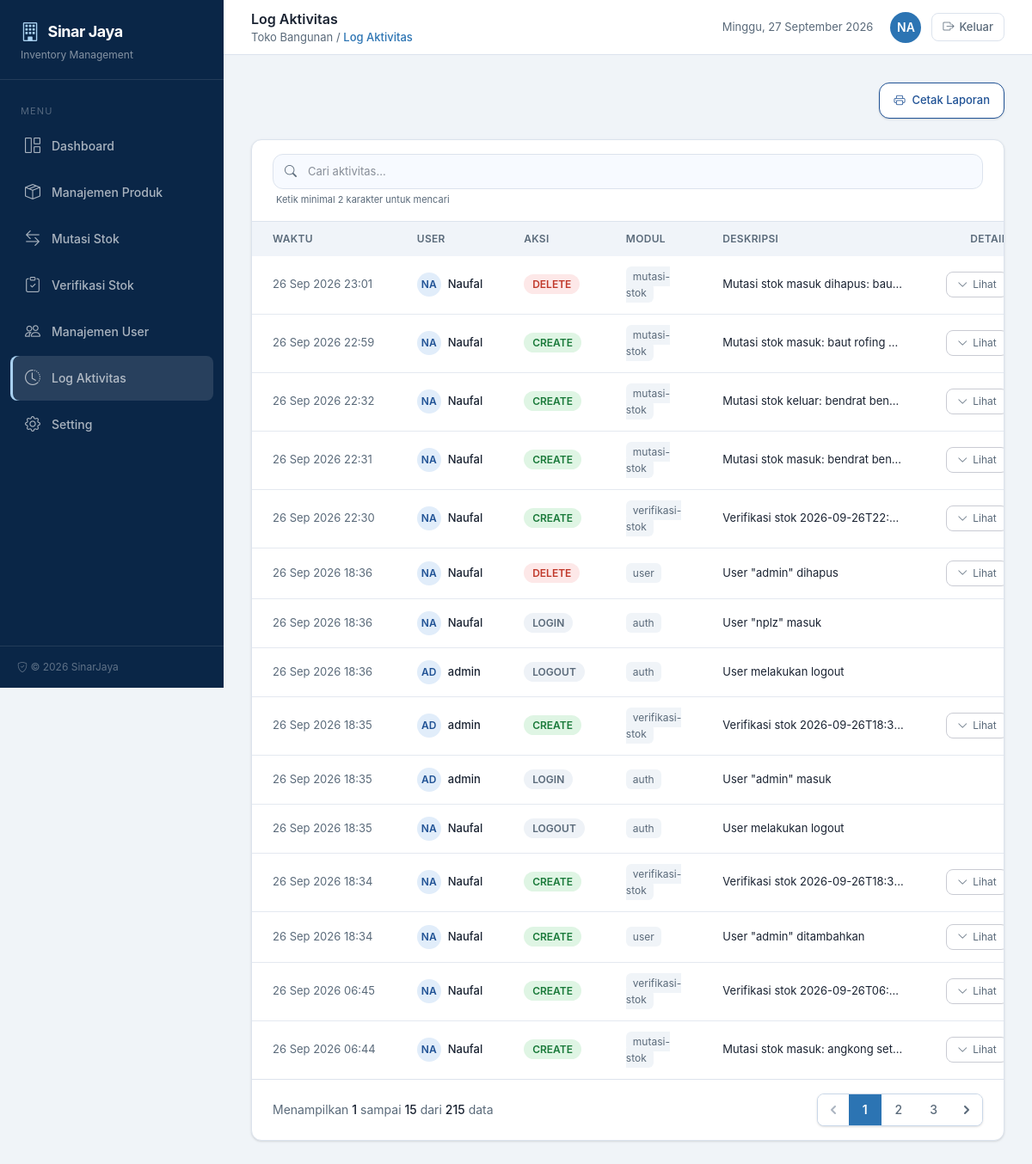
The page /log-aktivitas (signed in) on the database its author committed.
### tables this page shows
CREATE TABLE "log_aktivitas" ("id" integer primary key autoincrement not null, "id_user" integer, "aksi" varchar not null, "modul" varchar, "id_referensi" integer, "deskripsi" text not null, "data_perubahan" text, "created_at" datetime, "updated_at" datetime, "ip_address" varchar, "user_agent" varchar, foreign key("id_user") references "users"("id") on delete set null);

CREATE TABLE "users" ("id" integer primary key autoincrement not null, "username" varchar not null, "nama" varchar not null, "password" varchar not null, "remember_token" varchar, "created_at" datetime, "updated_at" datetime, "deleted_at" datetime);

### index.php (called while the page is built, shortened)
<?php
require_once __DIR__ . '/includes/db.php';
require_once __DIR__ . '/includes/helpers.php';
$uri = parse_url($_SERVER['REQUEST_URI'], PHP_URL_PATH);
$uri = rtrim($uri, '/') ?: '/';
$method = $_SERVER['REQUEST_METHOD'];
$routes = [
    'GET /'                               => ['action' => 'middleware',    'auth' => 'guest'],
    'GET /login'                          => ['page' => 'login',           'auth' => 'guest'],
    'POST /login'                         => ['action' => 'auth',          'auth' => 'guest'],
    'GET /logout'                         => ['action' => 'auth',          'auth' => 'auth', 'do' => 'logout'],
    'GET /dashboard'                      => ['page' => 'dashboard',       'auth' => 'auth'],
    'GET /produk'                         => ['page' => 'produk',          'auth' => 'auth'],
    'POST /produk'                        => ['action' => 'produk',        'auth' => 'auth'],
    'GET /mutasi-stok'                    => ['page' => 'mutasi-stok',     'auth' => 'auth'],
    'GET /mutasi-stok/detail'             => ['page' => 'mutasi-stok-detail', 'auth' => 'auth'],
    'GET /mutasi-stok/input'              => ['page' => 'mutasi-stok-input', 'auth' => 'auth'],
    'POST /mutasi-stok'                   => ['action' => 'mutasi',        'auth' => 'auth'],
    'POST /mutasi-stok/input'             => ['action' => 'mutasi',        'auth' => 'auth'],
    'GET /verifikasi-stok'                => ['page' => 'verifikasi-stok', 'auth' => 'auth'],
    'GET /verifikasi-stok/detail'         => ['page' => 'verifikasi-stok-detail', 'auth' => 'auth'],
    'GET /verifikasi-stok/input'          => ['page' => 'verifikasi-stok-input', 'auth' => 'auth'],
    'POST /verifikasi-stok'               => ['action' => 'verifikasi',    'auth' => 'auth'],
    'POST /verifikasi-stok/input'         => ['action' => 'verifikasi',    'auth' => 'auth'],
    'GET /manajemen-user'                 => ['page' => 'manajemen-user',  'auth' => 'auth'],
    'POST /manajemen-user'                => ['action' => 'user',          'auth' => 'auth'],
    'GET /log-aktivitas'                  => ['page' => 'log-aktivitas',   'auth' => 'auth'],
    'GET /cetak-mutasi'                   => ['page' => 'cetak-mutasi',    'auth' => 'auth'],
    'GET /cetak-log'                      => ['page' => 'cetak-log',       'auth' => 'auth'],
    'GET /setting'                        => ['page' => 'setting',         'auth' => 'auth'],
    'POST /setting'                       => ['action' => 'setting',       'auth' => 'auth'],
    'GET /api/produk-cascade'             => ['api' => 'produk-cascade', 'auth' => 'auth'],
];
$routeKey = $method . ' ' . $uri;
$route = $routes[$routeKey];
$pageFile = __DIR__ . '/pages/' . $route['page'] . '.php';
require $pageFile;

### includes/helpers.php (called while the page is built, shortened)
<?php
function sanitize(mixed $value): string
{
    return htmlspecialchars((string)$value, ENT_QUOTES, 'UTF-8');
}
function e(mixed $value): string
{
    return sanitize($value);
}
function avatar_initials(string $nama): string
{
    $words = explode(' ', trim($nama));
    return mb_strtoupper(mb_substr($nama, 0, 2));
}

### includes/db.php (called while the page is built, shortened)
<?php
require_once __DIR__ . '/migrations.php';
function db(): PDO
{
    return $GLOBALS['__pdo_singleton'];
}

### includes/migrations.php (called while the page is built, shortened)
<?php
function migrations_run(PDO $db): void
{
    static $ran = false;
    if ($ran) {
        return;
    }
    $ran = true;
}

### pages/log-aktivitas.php (the view, shortened to what this page needs)
<?php
$search = trim($_GET['search'] ?? '');
$where = '1=1';
$params = [];
$countSql = "SELECT COUNT(*) FROM log_aktivitas l WHERE {$where}";
$countStmt = db()->prepare($countSql);
$countStmt->execute($params);
$total = (int)$countStmt->fetchColumn();
$page = max(1, (int)($_GET['page'] ?? 1));
$perPage = 15;
$totalPages = max(1, (int)ceil($total / $perPage));
$page = min($page, $totalPages);
$offset = ($page - 1) * $perPage;
$sql = "SELECT l.*, us.nama as user_nama FROM log_aktivitas l
    LEFT JOIN users us ON us.id = l.id_user
    WHERE {$where}
    ORDER BY l.created_at DESC, l.id DESC
    LIMIT {$perPage} OFFSET {$offset}";
$stmt = db()->prepare($sql);
$stmt->execute($params);
$rows = $stmt->fetchAll(PDO::FETCH_ASSOC);
$pagination = [
    'rows' => $rows,
    'total' => $total,
    'page' => $page,
    'perPage' => $perPage,
    'totalPages' => $totalPages,
    'hasPages' => $totalPages > 1,
    'hasPrev' => $page > 1,
    'hasNext' => $page < $totalPages,
    'firstItem' => $total > 0 ? ($page - 1) * $perPage + 1 : 0,
    'lastItem' => min($page * $perPage, $total),
];
$detailId = isset($_GET['detail_id']) ? (int)$_GET['detail_id'] : null;
?>
<div class="space-y-6">
    <div class="flex flex-col sm:flex-row sm:items-center justify-end gap-4">
        <button onclick="window.openModalCetakLog()" type="button"
                class="inline-flex items-center gap-2 px-4 py-2.5 bg-white border border-[#205295] text-[#205295] text-[13px] font-medium rounded-xl hover:bg-[#e1edfa] transition shadow-sm">
            <i class="bi bi-printer"></i> Cetak Laporan
        </button>
    </div>
    <div class="bg-white rounded-xl shadow-sm border border-[#dce3ed] overflow-hidden">
        <div class="px-6 py-4 border-b border-[#dce3ed]">
            <form method="GET" action="/log-aktivitas" class="relative flex">
                <input type="text" name="search" value="<?= e($search) ?>"
                       placeholder="Cari aktivitas..."
                       minlength="2"
                       title="Ketik minimal 2 karakter untuk mencari"
                       class="w-full pl-10 pr-4 py-2.5 text-[13px] border border-[#dce3ed] rounded-xl focus:outline-none focus:ring-2 focus:ring-[#205295]/20 focus:border-[#205295] transition bg-[#f7faff]">
                <i class="bi bi-search absolute left-3.5 top-1/2 -translate-y-1/2 text-[#5a6a7a] text-sm"></i>
            </form>
            <p class="mt-1 text-[11px] text-[#5a6a7a] pl-1">Ketik minimal 2 karakter untuk mencari</p>
        </div>
        <div class="overflow-x-auto">
            <table class="w-full text-[13px]">
                <thead>
                    <tr class="text-left bg-[#f0f4f9] text-[#5a6a7a] text-xs uppercase tracking-wide">
                        <th class="px-6 py-3 font-semibold">Waktu</th>
                        <th class="px-6 py-3 font-semibold">User</th>
                        <th class="px-6 py-3 font-semibold">Aksi</th>
                        <th class="px-6 py-3 font-semibold">Modul</th>
                        <th class="px-6 py-3 font-semibold">Deskripsi</th>
                        <th class="px-6 py-3 font-semibold text-right">Detail</th>
                    </tr>
                </thead>
                <tbody class="divide-y divide-[#e4e9f0]">
                    <?php if (empty($rows)): ?>
                        <tr>
                            <td colspan="6" class="px-6 py-12 text-center text-[#5a6a7a]">
                                <i class="bi bi-clock-history text-4xl block mb-2 text-[#c3cbd5]"></i>
                                <?php if ($search !== ''): ?>
                                    Tidak ada data yang cocok dengan pencarian "<strong><?= e($search) ?></strong>".
                                <?php else: ?>
                                    Belum ada aktivitas.
                                <?php endif; ?>
                            </td>
                        </tr>
                    <?php else: ?>
                        <?php foreach ($rows as $row): ?>
                            <tr class="hover:bg-[#f7faff]">
                                <td class="px-6 py-3.5 text-[#5a6a7a] whitespace-nowrap"><?= e(date('d M Y H:i', strtotime($row['created_at']))) ?></td>
                                <td class="px-6 py-3.5">
                                    <div class="flex items-center gap-2">
                                        <div class="w-7 h-7 rounded-full bg-[#e1edfa] text-[#205295] flex items-center justify-center text-xs font-semibold"><?= e($row['user_nama'] ? avatar_initials($row['user_nama']) : 'S') ?></div>
                                        <?php if ($row['user_nama']): ?>
                                            <span class="font-medium text-[#1a2332]"><?= e($row['user_nama']) ?></span>
                                        <?php else: ?>
                                            <span class="text-[#5a6a7a]">Sistem</span>
                                        <?php endif; ?>
                                    </div>
                                </td>
                                <td class="px-6 py-3.5">
                                    <?php if ($row['aksi'] === 'CREATE'): ?>
                                        <span class="px-2.5 py-1 rounded-full bg-[#dff5e4] text-[#1a7a3a] text-xs font-semibold">CREATE</span>
                                    <?php elseif ($row['aksi'] === 'UPDATE'): ?>
                                        <span class="px-2.5 py-1 rounded-full bg-[#e1edfa] text-[#205295] text-xs font-semibold">UPDATE</span>
                                    <?php elseif ($row['aksi'] === 'DELETE'): ?>
                                        <span class="px-2.5 py-1 rounded-full bg-[#fde8e8] text-[#c0392b] text-xs font-semibold">DELETE</span>
                                    <?php else: ?>
                                        <span class="px-2.5 py-1 rounded-full bg-[#eef2f7] text-[#5a6a7a] text-xs font-semibold"><?= e($row['aksi']) ?></span>
                                    <?php endif; ?>
                                </td>
                                <td class="px-6 py-3.5"><span class="px-2 py-1 rounded-md bg-[#f0f4f8] text-[#5a6a7a] text-xs"><?= e($row['modul'] ?? '-') ?></span></td>
                                <td class="px-6 py-3.5 text-[#1a2332] max-w-[260px] truncate" title="<?= e($row['deskripsi']) ?>"><?= e($row['deskripsi']) ?></td>
                                <td class="px-6 py-3.5 text-right">
                                    <?php if (!empty($row['data_perubahan'])): ?>
                                        <?php
                                        $logHref = '/log-aktivitas';
                                        if ($detailId !== (int)$row['id']) $logHref .= ($search !== '' ? '&' : '?') . 'detail_id=' . (int)$row['id'];
                                        ?>
                                        <a href="<?= $logHref ?>"
                                           class="inline-flex items-center gap-1.5 px-3 py-1.5 rounded-lg border border-[#c9cbd3] text-[#5a6a7a] hover:text-[#2c74b3] hover:border-[#2c74b3] text-xs transition">
                                            <i class="bi <?= $detailId === (int)$row['id'] ? 'bi-chevron-up' : 'bi-chevron-down' ?>"></i>
                                            <?= $detailId === (int)$row['id'] ? 'Tutup' : 'Lihat' ?>
                                        </a>
                                    <?php else: ?>
                                        <span class="text-[#c3cbd5] text-xs">-</span>
                                    <?php endif; ?>
                                </td>
                            </tr>
                        <?php endforeach; ?>
                    <?php endif; ?>
                </tbody>
            </table>
        </div>
        <?php if ($pagination['hasPages']): ?>
            <div class="px-6 py-4 border-t border-[#dce3ed]">
                <?php require __DIR__ . '/../templates/components/pagination.php'; ?>
            </div>
        <?php endif; ?>
    </div>
</div>
<?php
require __DIR__ . '/../templates/app.php';

### rows shown on the page
log_aktivitas: created_at "26 Sep 2026 23:01", id_user.nama "NA", id_user.nama "Naufal", aksi "DELETE", modul "mutasi-stok", deskripsi "Mutasi stok masuk dihapus: bau…", shows "Lihat"
log_aktivitas: created_at "26 Sep 2026 22:59", id_user.nama "NA", id_user.nama "Naufal", aksi "CREATE", modul "mutasi-stok", deskripsi "Mutasi stok masuk: baut rofing…", shows "Lihat"
log_aktivitas: created_at "26 Sep 2026 22:32", id_user.nama "NA", id_user.nama "Naufal", aksi "CREATE", modul "mutasi-stok", deskripsi "Mutasi stok keluar: bendrat ben…", shows "Lihat"
log_aktivitas: created_at "26 Sep 2026 22:31", id_user.nama "NA", id_user.nama "Naufal", aksi "CREATE", modul "mutasi-stok", deskripsi "Mutasi stok masuk: bendrat ben…", shows "Lihat"
log_aktivitas: created_at "26 Sep 2026 22:30", id_user.nama "NA", id_user.nama "Naufal", aksi "CREATE", modul "verifikasi-stok", deskripsi "Verifikasi stok 2026-09-26T22:…", shows "Lihat"
log_aktivitas: created_at "26 Sep 2026 18:36", id_user.nama "NA", id_user.nama "Naufal", aksi "DELETE", modul "user", deskripsi "User \"admin\" dihapus", shows "Lihat"
log_aktivitas: created_at "26 Sep 2026 18:36", id_user.nama "NA", id_user.nama "Naufal", aksi "LOGIN", modul "auth", deskripsi "User \"nplz\" masuk"
log_aktivitas: created_at "26 Sep 2026 18:36", id_user.nama "AD", id_user.nama "admin", aksi "LOGOUT", modul "auth", deskripsi "User melakukan logout"
log_aktivitas: created_at "26 Sep 2026 18:35", id_user.nama "AD", id_user.nama "admin", aksi "CREATE", modul "verifikasi-stok", deskripsi "Verifikasi stok 2026-09-26T18:3…", shows "Lihat"
log_aktivitas: created_at "26 Sep 2026 18:35", id_user.nama "AD", id_user.nama "admin", aksi "LOGIN", modul "auth", deskripsi "User \"admin\" masuk"
log_aktivitas: created_at "26 Sep 2026 18:35", id_user.nama "NA", id_user.nama "Naufal", aksi "LOGOUT", modul "auth", deskripsi "User melakukan logout"
log_aktivitas: created_at "26 Sep 2026 18:34", id_user.nama "NA", id_user.nama "Naufal", aksi "CREATE", modul "verifikasi-stok", deskripsi "Verifikasi stok 2026-09-26T18:3…", shows "Lihat"
log_aktivitas: created_at "26 Sep 2026 18:34", id_user.nama "NA", id_user.nama "Naufal", aksi "CREATE", modul "user", deskripsi "User \"admin\" ditambahkan", shows "Lihat"
log_aktivitas: created_at "26 Sep 2026 06:45", id_user.nama "NA", id_user.nama "Naufal", aksi "CREATE", modul "verifikasi-stok", deskripsi "Verifikasi stok 2026-09-26T06:…", shows "Lihat"
log_aktivitas: created_at "26 Sep 2026 06:44", id_user.nama "NA", id_user.nama "Naufal", aksi "CREATE", modul "mutasi-stok", deskripsi "Mutasi stok masuk: angkong set…", shows "Lihat"

### other values the page prints
$headerTitle "Log Aktivitas"
$breadcrumb "Log Aktivitas"
$initials "NA"
$firstItem "1"
$lastItem "15"
$total "215"
